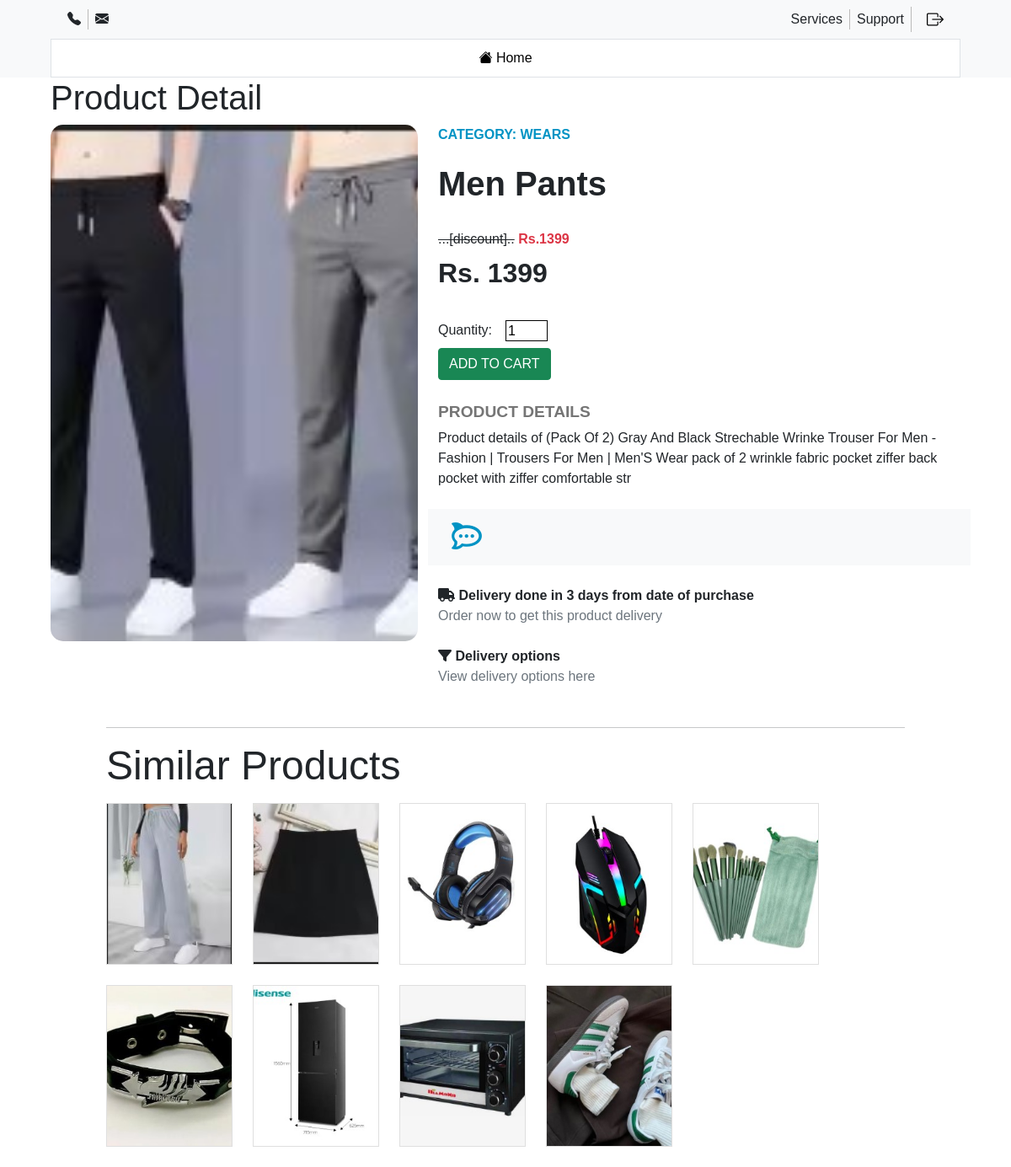
Screenshot of /product-detail/48/ (signed in) with the database file from the repository.
### nep_app/models.py (models this page shows, shortened)
class ProductModel(models.Model):
    product_category = models.ForeignKey(CategoryModel, related_name="productcategory", on_delete=models.CASCADE, default="")
    product_name = models.CharField(max_length=200, default="")
    product_description = models.CharField(max_length=200, default="")
    product_price = models.CharField(max_length=200, default="")
    product_image = models.ImageField(upload_to="productImage/", default="", null=True, blank=True)
    pro_sub_category = models.ForeignKey(Sub_CategoryModel, related_name="productSubCategory", on_delete=models.CASCADE, null=True, blank=True, default="", )
    product_stock = models.IntegerField(default=0)

class CategoryModel(models.Model):
    category_icon = models.CharField(max_length=200, default="", blank=True)
    category_name = models.CharField(max_length=200, default="", unique=True)
    category_image = models.ImageField(
        upload_to="category_image/", default="", blank=True
    )
    def __str__(self) -> str:
        return f"{self.category_name}"

### nep_app/views.py (the view)
# urls.py: path("product-detail/<int:id>/",product_itemView_detail, name="product_itemView_detail"),
def product_itemView_detail(request, id):
    product_itemView_detail = ProductModel.objects.get(id=id)
    products = ProductModel.objects.exclude(id=id)
    cart_itm = CartItemModel.objects.all()
    cart = CartModel.objects.get(user=request.user)
    product_in_cart = CartItemModel.objects.filter(cart=cart, product=product_itemView_detail).exists()
    context = {
        "product_detailV": product_itemView_detail,
        "product_in_cart": product_in_cart,
        "similarproduct": products,
        "cart_itm": cart_itm,
    }
    return render(request, "content/product_detail.html", context)

### nep_app/models.py (called while the page is built)
    def __str__(self) -> str:
        return f"{self.sub_category_name} - {self.category}"

### templates/content/product_detail.html (shortened to what this page needs)
{% extends "base.html" %}
{% load static %}
{% block product_detail %}
<h1>Product Detail</h1>
<div class="row">
    <div class="col-md-5">
        <div class="main-img">
            {% if product_detailV.product_image %}
            <img class="img-fluid" src=" {{product_detailV.product_image.url}} " alt="Product Images">
            {% else %}
            <img src="{% static 'images/default_image.png' %}" alt="Default image">
            {% endif %}
        </div>
    </div>
    <div class="col-md-7">
        <div class="main-description">
            <div class="category text-bold">
                Category: {{product_detailV.product_category}}
            </div>
            <div class="product-title text-bold my-3">
                {{product_detailV.product_name}}
            </div>
            <div class="price-area my-4">
                <p class="old-price mb-1"><del>...[discount]..</del> <span
                        class="old-price-discount text-danger">Rs.{{product_detailV.product_price}}</span></p>
                <p class="new-price text-bold mb-1">Rs. {{product_detailV.product_price}}</p>
            </div>
            <div class="buttons d-flex my-2 flex-column">
                <form method="POST"
                    action="{% if product_in_cart %} {% url 'update_cart_quantity' product_detailV.id %} {% else %} {% url 'add_to_cart' product_detailV.id %} {% endif %}">
                    <div class="block d-flex quantity py-2">
                        <label for="cart_quantity">Quantity:</label>
                        <input type="number" name="quantity" class="mx-3"
                            style="width: 50px; border: 1px solid black; height: 25px;"
                            value="{{ cart_itm.quantity|default:1 }}" min="1">
                    </div>
                    <div class="block">
                        <button type="submit" class="btn btn-success">ADD TO CART</button>
                    </div>
                </form>
            </div>
        </div>
        <div class="product-details my-4">
            <p class="details-title text-color mb-1">Product Details</p>
            <p class="description"> {{product_detailV.product_description}} </p>
        </div>
        <div class="row questions bg-light p-3">
            <div class="col-md-1 icon">
                <i class="fa-brands fa-rocketchat questions-icon"></i>
            </div>
        </div>
        <div class="delivery my-4">
            <p class="font-weight-bold mb-0"><span><i class="fa-solid fa-truck"></i></span> <b>Delivery done in 3
                    days from date of purchase</b> </p>
            <p class="text-secondary">Order now to get this product delivery</p>
        </div>
        <div class="delivery-options my-4">
            <p class="font-weight-bold mb-0"><span><i class="fa-solid fa-filter"></i></span> <b>Delivery options</b>
            </p>
            <p class="text-secondary">View delivery options here</p>
        </div>
    </div>
</div>
<div class="container similar-products my-4">
    <hr>
    <p class="display-5">Similar Products</p>
    <div class="row">
        <div class="col-lg-12">
            <div class="d-flex flex-wrap gap-4 justify-content-start">
                {% for product in similarproduct %}
                <div class="card col-lg-2 d-flex justify-content-center"onclick="location.href='{% url 'product_itemView_detail' product.id %}'">
                    <div class="pic">
                        {% if product.product_image %}
                        <img src="{{ product.product_image.url }}" alt="{{ product.product_name }}">
                        {% else %}
                        <img src="{% static 'images/default_image.png' %}" alt="Default image">
                        {% endif %}
                    </div>
                </div>
                {% endfor %}
            </div>
        </div>
    </div>
</div>
{% endblock %}

### templates/index.html (style rules this page uses)
* { font-family: 'Gill Sans', 'Gill Sans MT', Calibri, 'Trebuchet MS', sans-serif; }
.container { max-width: 90%; }

### templates/content/product_detail.html (style rules this page uses)
.card { display: flex; max-width: 150px; border-radius: 0; cursor: pointer; transition: transform 0.2s ease-in-out; }
.card .pic { max-width: 150px; }
.card .pic img { width: 100%; height: 190px; object-fit: cover; border-radius: 0; }
.text-bold { font-weight: 800; }
.main-img img { width: 100%; }
.img-fluid { max-width: 100%; object-fit: cover; height: 613px; border-radius: 15px; }
.main-description .category { text-transform: uppercase; color: #0093c4; }
.main-description .product-title { font-size: 2.5rem; }
.old-price-discount { font-weight: 600; }
.new-price { font-size: 2rem; }
.details-title { text-transform: uppercase; font-weight: 600; font-size: 1.2rem; color: #757575; }
.buttons .block { margin-right: 5px; }
.quantity input { border-radius: 0; height: 40px; }
.questions .icon i { font-size: 2rem; }
.questions-icon { font-size: 2rem; color: #0093c4; }

### rows the page displays
ProductModel: product_image (picture), product_category "WEARS", product_name "Men Pants", product_price "1399", product_description "Product details of (Pack Of 2) Gray And Black Strechable Wrinke Trouser For Men - Fashion | Trousers For Men | Men'S Wear pack of 2 wrinkle fabric pocket ziffer back pocket with ziffer comfortable str"
ProductModel: product_image (picture)
ProductModel: product_image (picture)
ProductModel: product_image (picture)
ProductModel: product_image (picture)
ProductModel: product_image (picture)
ProductModel: product_image (picture)
ProductModel: product_image (picture)
ProductModel: product_image (picture)
ProductModel: product_image (picture)
